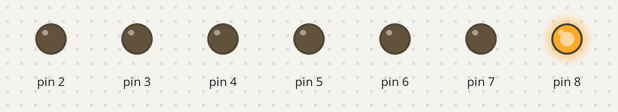
Bench run of a sketch on a simulated Arduino Uno, built with avr-gcc and run on an emulated ATmega328P. Shown: output pins drawn as LEDs (lit = HIGH).

Above: at 0.5 s.
At 2.5 s:
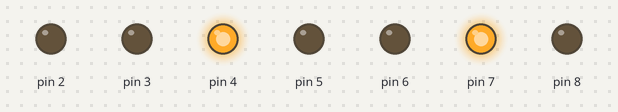
At 3.5 s:
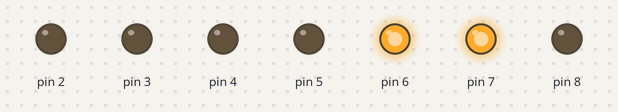
At 5.5 s:
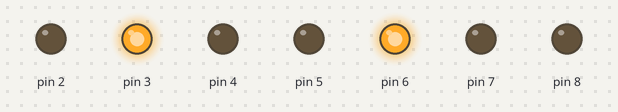
At 8.5 s:
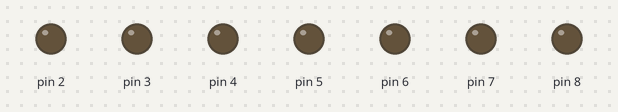
At 11.5 s:
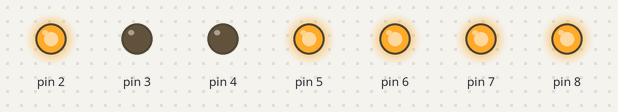
Timing chart, 0 to 13.0 s (numbered marks = the images above):
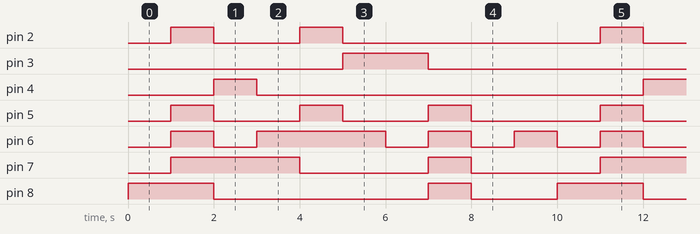

The sketch:

arduino_7segment_display.ino
```cpp
void setup()
{
  for (int i=2;i<=8;i++)
  {
    pinMode(i, OUTPUT);
  }
}
void loop()
{
  for (int count=0;count<=9;count++)
  {
    printnumber(count);
    delay(1000);
  }
}
void printnumber(int j)
{
  if (j==0)
  {
  digitalWrite(2, LOW);
  digitalWrite(3, LOW);
  digitalWrite(4, LOW);
  digitalWrite(5, LOW);
  digitalWrite(6, LOW);
  digitalWrite(7, LOW);
  digitalWrite(8, HIGH);
  }
  else if (j==1)
  {
     digitalWrite(2, HIGH);
  digitalWrite(3, LOW);
  digitalWrite(4, LOW);
  digitalWrite(5, HIGH);
  digitalWrite(6, HIGH);
  digitalWrite(7, HIGH);
  digitalWrite(8, HIGH);
  }
  else if (j==2)
  {
    digitalWrite(2, LOW);
  digitalWrite(3, LOW);
  digitalWrite(4, HIGH);
  digitalWrite(5, LOW);
  digitalWrite(6, LOW);
  digitalWrite(7, HIGH);
  digitalWrite(8, LOW);

  }
  else if (j==3)
  {
     digitalWrite(2, LOW);
  digitalWrite(3, LOW);
  digitalWrite(4, LOW);
  digitalWrite(5, LOW);
  digitalWrite(6, HIGH);
  digitalWrite(7, HIGH);
  digitalWrite(8, LOW);
  }
  else if (j==4)
  {
      digitalWrite(2, HIGH);
  digitalWrite(3, LOW);
  digitalWrite(4, LOW);
  digitalWrite(5, HIGH);
  digitalWrite(6, HIGH);
  digitalWrite(7, LOW);
  digitalWrite(8, LOW);
  }
  else if (j==5)
  {
     digitalWrite(2, LOW);
  digitalWrite(3, HIGH);
  digitalWrite(4, LOW);
  digitalWrite(5, LOW);
  digitalWrite(6, HIGH);
  digitalWrite(7, LOW);
  digitalWrite(8, LOW);
  }
  else if (j==6)
  {
     digitalWrite(2, LOW);
  digitalWrite(3, HIGH);
  digitalWrite(4, LOW);
  digitalWrite(5, LOW);
  digitalWrite(6, LOW);
  digitalWrite(7, LOW);
  digitalWrite(8, LOW);
  }
  else if (j==7)
  {
      digitalWrite(2, LOW);
  digitalWrite(3, LOW);
  digitalWrite(4, LOW);
  digitalWrite(5, HIGH);
  digitalWrite(6, HIGH);
  digitalWrite(7, HIGH);
  digitalWrite(8, HIGH);
  }
  else if (j==8)
  {
     digitalWrite(2, LOW);
  digitalWrite(3, LOW);
  digitalWrite(4, LOW);
  digitalWrite(5, LOW);
  digitalWrite(6, LOW);
  digitalWrite(7, LOW);
  digitalWrite(8, LOW);
  }
  else if (j==9)
  {
      digitalWrite(2, LOW);
  digitalWrite(3, LOW);
  digitalWrite(4, LOW);
  digitalWrite(5, LOW);
  digitalWrite(6, HIGH);
  digitalWrite(7, LOW);
  digitalWrite(8, LOW);
  }
  else
  {
     digitalWrite(2, HIGH);
  digitalWrite(3, HIGH);
  digitalWrite(4, HIGH);
  digitalWrite(5, HIGH);
  digitalWrite(6, HIGH);
  digitalWrite(7, HIGH);
  digitalWrite(8, HIGH);
  }
}
```

Measured:
- by itself, pin 2: repeats every 10.0 s: LOW 2.0 s, HIGH 1.0 s, LOW 6.0 s, HIGH 1.0 s
- by itself, pin 3: alternates HIGH for 2.0 s and LOW for 8.0 s
- by itself, pin 4: alternates HIGH for 1.0 s and LOW for 9.0 s
- by itself, pin 5: repeats every 10.0 s: 2 × (LOW 2.0 s, HIGH 1.0 s), LOW 3.0 s, HIGH 1.0 s
- by itself, pin 6: repeats every 10.0 s: LOW 1.0 s, HIGH 3.0 s, 3 × (LOW 1.0 s, HIGH 1.0 s)
- by itself, pin 7: repeats every 10.0 s: LOW 3.0 s, HIGH 1.0 s, LOW 3.0 s, HIGH 3.0 s
- by itself, pin 8: repeats every 10.0 s: LOW 5.0 s, HIGH 1.0 s, LOW 2.0 s, HIGH 2.0 s
